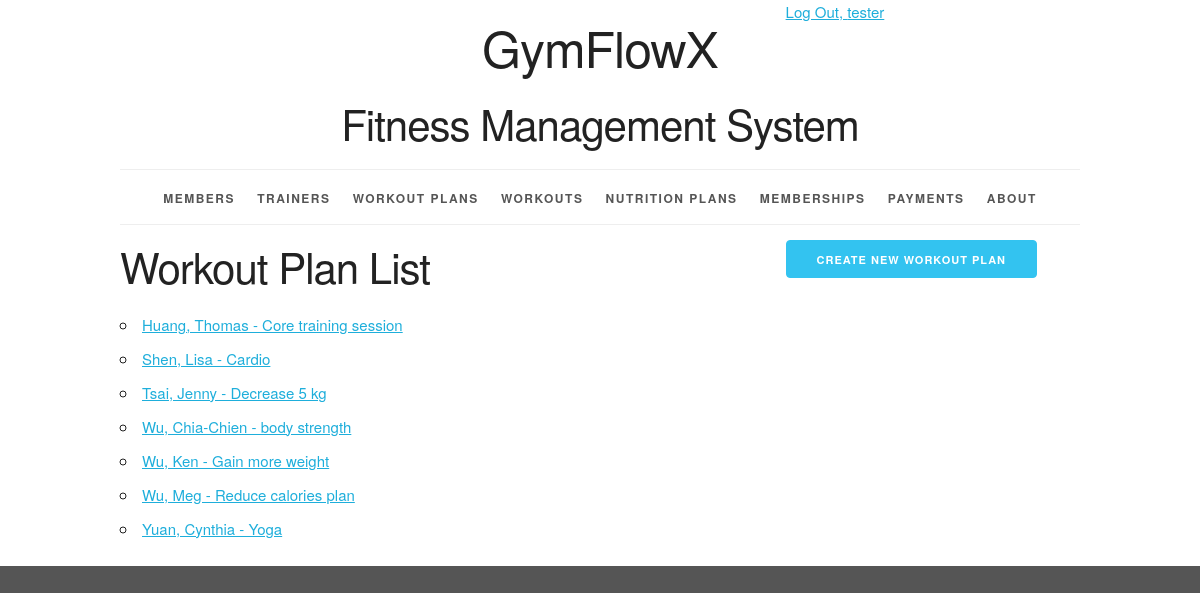
/workoutplan/ (signed in), run on an earlier commit of the app's database.
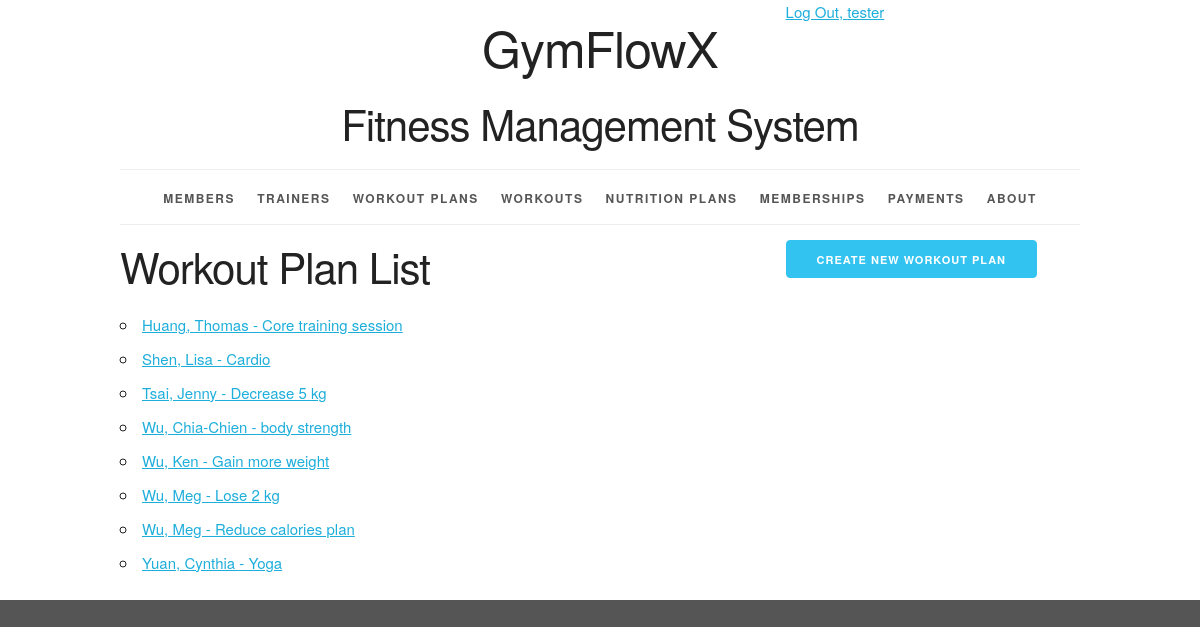
And on a later commit of the database.
### workoutinfo/models.py (models this page shows, shortened)
class WorkoutPlan(models.Model):
    workout_plan_id = models.AutoField(primary_key=True)
    name = models.CharField(max_length=255)
    description = models.TextField()
    start_date = models.DateField()
    end_date = models.DateField()
    member = models.ForeignKey(Member, related_name='workoutplans', on_delete=models.PROTECT)
    def __str__(self):
        return f"{self.member} - {self.name}"
    def get_absolute_url(self):
        return reverse('workoutinfo_workoutplan_detail_urlpattern',
                       kwargs={'pk': self.pk}
                       )
    class Meta:
        ordering = ['member', 'name']
        constraints = [
            UniqueConstraint(fields=['name', 'member'], name='unique_workoutplan')
        ]

class Member(models.Model):
    MALE = 'M'
    FEMALE = 'F'
    OTHER = 'O'
    GENDER_CHOICES = [
        (MALE, 'Male'),
        (FEMALE, 'Female'),
        (OTHER, 'Other'),
    ]
    member_id = models.AutoField(primary_key=True)
    first_name = models.CharField(max_length=45)
    last_name = models.CharField(max_length=45)
    disambiguator = models.CharField(max_length=45, blank=True, default='')
    gender = models.CharField(max_length=1, choices=GENDER_CHOICES)
    phone_number = models.CharField(
        max_length=15,
        validators=[RegexValidator(
            r'^\+?\d{9,15}$',
            'Enter a valid phone number.'
        )]
    )
    def __str__(self):
        if self.disambiguator == '':
            return '%s, %s' % (self.last_name, self.first_name)
        else:
            result = '%s, %s (%s)' % (self.last_name, self.first_name, self.disambiguator)
        return result
    class Meta:
        ordering = ['last_name', 'first_name', 'disambiguator']
        constraints = [
            models.UniqueConstraint(fields=['last_name', 'first_name', 'phone_number'], name='unique_member')
        ]

### workoutinfo/views.py (the view)
class WorkoutPlanList(LoginRequiredMixin, PermissionRequiredMixin, ListView):
    model = WorkoutPlan
    permission_required = 'workoutinfo.view_workoutplan'

### workoutinfo/templates/workoutinfo/workoutplan_list.html (shortened to what this page needs)
{% extends 'workoutinfo/base.html' %}
{% block create_button %}
    {% if perms.workoutinfo.add_workoutplan %}
        <a href="{% url 'workoutinfo_workoutplan_create_urlpattern' %}"
           class="button button-primary">
            Create New Workout Plan</a>
    {% endif %}
{% endblock %}
{% block org_content %}
    <h2>Workout Plan List</h2>
    <ul>
        {% for workoutplan in workoutplan_list %}
            <li>
                <a href="{{ workoutplan.get_absolute_url }}">{{ workoutplan }}</a>
            </li>
        {% empty %}
            <li><em>There are currently no workout plans available.</em></li>
        {% endfor %}
    </ul>
{% endblock %}

What changed in the data, as far as the page shows it:
added WorkoutPlan: member+name "Wu, Meg - Lose 2 kg"
